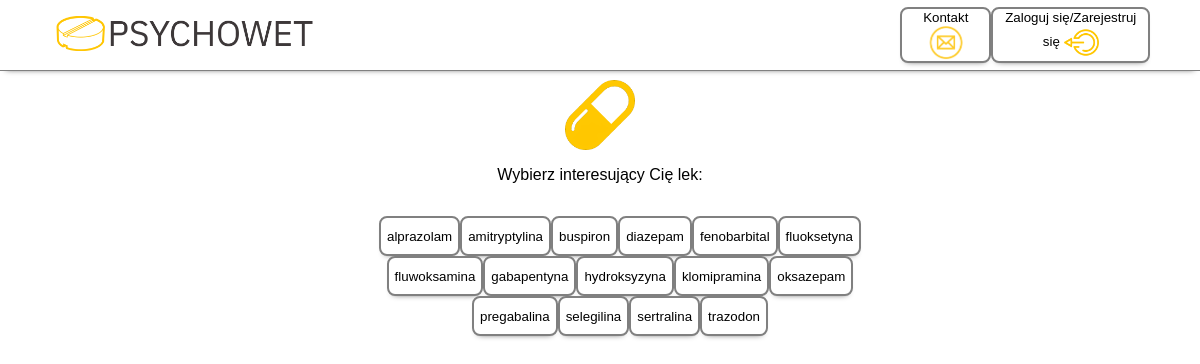
The app's page /leki/ with its own data.
### psychowetpedia/models.py (models this page shows, shortened)
class Leki(models.Model):
    nazwa = models.CharField(max_length=200, unique=True, primary_key=True)
    mechanizm = models.TextField(null=True, blank=True)
    opis = models.TextField(null=True, blank=True)
    przeciwwskazania = models.TextField(null=True, blank=True)
    uuid = models.UUIDField(default=uuid.uuid4, unique=True, editable=False)

### psychowetpedia/views.py (the view)
# urls.py: path('leki/', views.drug_index, name='drug_index'),
def drug_index(request):
    all_drugs = Leki.objects.all().order_by('nazwa')
    context = {'all_drugs': all_drugs}
    return render(request, 'psychowetpedia/drug_index.html', context)

### psychowetpedia/templates/psychowetpedia/drug_index.html (shortened to what this page needs)
{% extends 'main.html' %}
{% load static %}
{% block content %}
<img class="treatment-drug-icon" src="{% static 'images/drug-icon.png' %}">
<p class="center-text">Wybierz interesujący Cię lek:</p>
<div class="treatment-drug-list-box">
<ul class="treatment-drug-list">
  {% for drug in all_drugs %}
  <li>
    <a href="{% url 'single_drug' drug.uuid %}">
      <button class="treatment-drug-button">
        {{ drug.nazwa }}
      </button>
    </a>
  </li>
  {% endfor %}
</ul>
</div>
{% endblock content %}

### static/styles/general.css (style rules this page uses)
li { font-family: Arial; }
p { font-family: Arial; }
button { background-color: white; cursor: pointer; }

### static/styles/main.css (style rules this page uses)
body { padding-top: 80px; margin: 0; }
.center-text { text-align: center; }
.treatment-drug-icon { display: block; margin: 0 auto; height: 70px; }
.treatment-drug-list-box { display: flex; justify-content: center; }
.treatment-drug-list { display: flex; width: 500px; flex-wrap: wrap; justify-content: center; list-style-type: none; }
.treatment-drug-button { height: 40px; border-radius: 8px; border-color: grey; border-style: solid; box-shadow: 0 4px 6px -6px #222; transition: opacity 0.15s; background-color: white; }

### records on screen
Leki: nazwa "alprazolam"
Leki: nazwa "amitryptylina"
Leki: nazwa "buspiron"
Leki: nazwa "diazepam"
Leki: nazwa "fenobarbital"
Leki: nazwa "fluoksetyna"
Leki: nazwa "fluwoksamina"
Leki: nazwa "gabapentyna"
Leki: nazwa "hydroksyzyna"
Leki: nazwa "klomipramina"
Leki: nazwa "oksazepam"
Leki: nazwa "pregabalina"
Leki: nazwa "selegilina"
Leki: nazwa "sertralina"
Leki: nazwa "trazodon"
